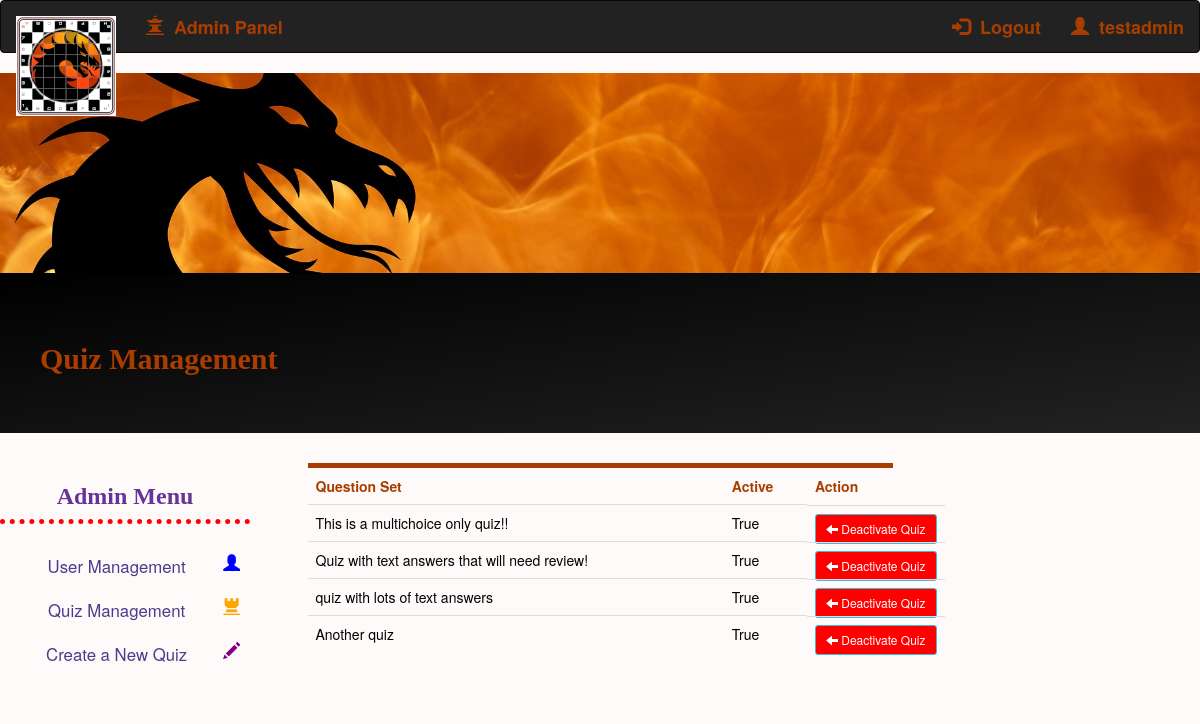
/admin/admin_quizmanagement (signed in), run on the app's committed database.
### app/models.py (models this page shows, shortened)
class User(UserMixin, db.Model):
    id = db.Column(db.Integer, primary_key=True)
    username = db.Column(db.String(64), index=True, unique=True)
    first_name = db.Column(db.String(64))
    last_name = db.Column(db.String(64))
    email = db.Column(db.String(120), index=True, unique=True)
    about_me = db.Column(db.String(140))
    last_seen = db.Column(db.DateTime, default=datetime.utcnow)
    password_hash = db.Column(db.String(128))
    image_file = db.Column(db.String(128))
    is_admin = db.Column(db.Boolean, index=True)
    is_active = db.Column(db.Boolean, index=True)

class Qset(db.Model):
    id = db.Column(db.Integer, primary_key=True)
    title = db.Column(db.String(128))
    is_active = db.Column(db.Boolean)

### app/routes.py (the view, shortened to what this page needs)
@app.route('/admin/admin_quizmanagement', methods=['GET', 'POST'])
def admin_quizmanagement():
    if current_user.is_anonymous or current_user.is_admin != True:
        return redirect(url_for('index'))
    qsets = Qset.query.all()
    return render_template('/admin/admin_quizmanagement.html', title='Quiz Management', qsets=qsets)

### app/models.py (called while the page is built)
@login.user_loader
def load_user(id):
    return User.query.get(int(id))

### app/templates/admin/admin_quizmanagement.html
{% extends "base.html" %}
{% block content %}
<link rel="stylesheet" href="../static/css/main_style.css">
<div class="jumbotron" id='myTitle'>
    <h2>Quiz Management</h2>
</div>
<div class="row">
    <div class="col-sm-3">
        {% include '/admin/admin_menu.html' %}
    </div>
    <div class="col-sm-6">
        <div class="table-responsive">
            <table class="table">
                <tr>
                    <th>Question Set</th>
                    <th>Active</th>
                    <th>Action</th>
                </tr>
                {% for q in qsets %}
                    <tr>
                        <td>{{ q.title }}</td>
                        <td>{{ q.is_active }}</td>
                        {% if q.is_active %}
                        <td id='quizBar'>
                            <a href="{{ url_for('admin_quizmanagement', qset_id=q.id, activate=False) }}" class="btn btn-info btn-sm" style="background: red;">
                            <span class="glyphicon glyphicon-arrow-left"></span> Deactivate Quiz</a>
                        </td>
                        {% else %}
                        <td id='quizBar'>
                            <a href="{{ url_for('admin_quizmanagement', qset_id=q.id, activate=True) }}" class="btn btn-info btn-sm" style="background: green;">
                            <span class="glyphicon glyphicon-arrow-left"></span> Activate Quiz</a>
                        </td>
                        {% endif %}
                    </tr>
                {% endfor %}
            </table>
        </div>
    </div>
    <div class="col-sm-3">
    </div>
{% endblock %}

### app/templates/base.html (shortened to what this page needs)
<!DOCTYPE html>
<html>
    <head>
    <link rel="stylesheet" href="https://maxcdn.bootstrapcdn.com/bootstrap/3.4.1/css/bootstrap.min.css">
    <link href="//netdna.bootstrapcdn.com/bootstrap/3.4.1/css/bootstrap-glyphicons.css" rel="stylesheet">
    <link rel="stylesheet" href="static/css/main_style.css">
    </head>
    <body>
        <nav class="navbar navbar-inverse" style="font-size: large;">
            <div class="container-fluid">
              <div class="navbar-header">
                <a class="navbar-brand" href="{{ url_for('index') }}"><img id="logo_small" src="../static/img/logo_small.png"></a>
              </div>
              <ul class="nav navbar-nav our_nav">
                {% if current_user.is_admin %}
                    <li><a href="{{ url_for('admin') }}"><span class='glyphicon glyphicon-queen'></span>&nbsp; Admin Panel</a></li>
                {% endif %}
              </ul>
              {% if not current_user.is_anonymous %}
              <ul class='nav navbar-nav navbar-right'>
                <li><a href="{{ url_for('account') }}"><span class='glyphicon glyphicon-user'></span>&nbsp; {{ current_user.username }}</a></li>
              </ul>
              <ul class='nav navbar-nav navbar-right'>
                  <li><a href="{{ url_for('logout') }}"><span class='glyphicon glyphicon-log-in'></span>&nbsp; Logout</a></li>
              </ul>
              {% endif %}
            </div>
        </nav>
        <div id='myBanner'>
        </div>
        {% block content %}{% endblock %}
    </body>
</html>

### app/static/css/main_style.css (style rules this page uses)
body { background-color: snow; }
h2 { font-family: Georgia, 'Times New Roman', Times, serif; font-weight: bolder; color: #a93d00 }
td { color: black; border: 0px; }
th { color: #a93d00; }
table, th { padding: 15px; border: none; border-top: 5px solid #a93d00; }
.nav a { color: #a93d00 !important; font-weight: bolder; }
#myBanner { background-image: url('/static/img/banner2.jpg'); background-size: cover; height: 200px; background-position: center; background-repeat: no-repeat; animation: animate_banner 10s infinite; }
#myTitle { text-align: left; background-image: linear-gradient(to bottom right, black, #222); background-color: #222; text-indent: 40px; }
#quizBar { position: fixed; height: 100vh; }
.jumbotron { background-color: black; }
.col-sm-6 { border-radius: 10px; }

### data on the page
User: username "testadmin"
Qset: title "This is a multichoice only quiz!!", is_active "True"
Qset: title "Quiz with text answers that will need review!", is_active "True"
Qset: title "quiz with lots of text answers", is_active "True"
Qset: title "Another quiz", is_active "True"
